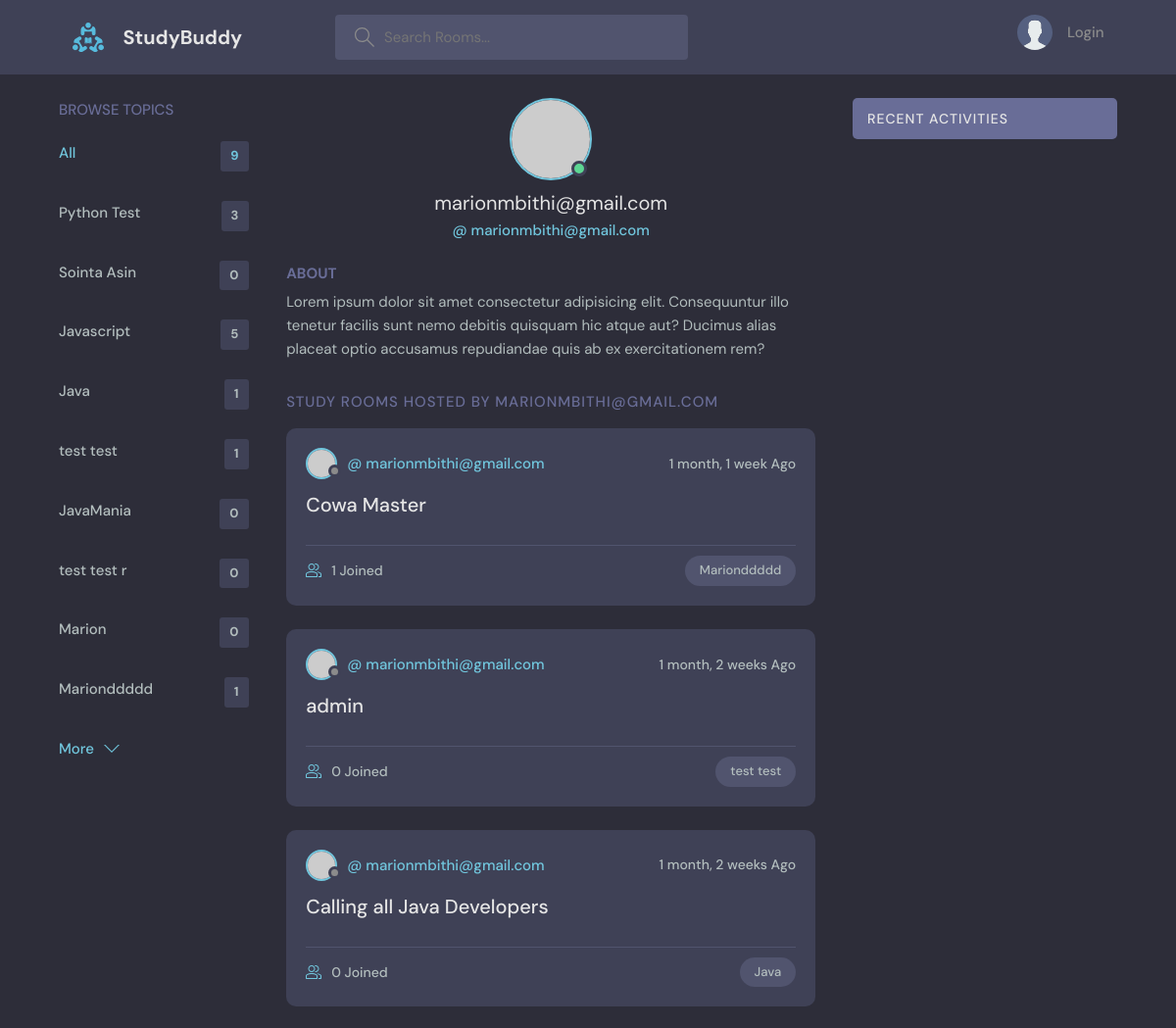
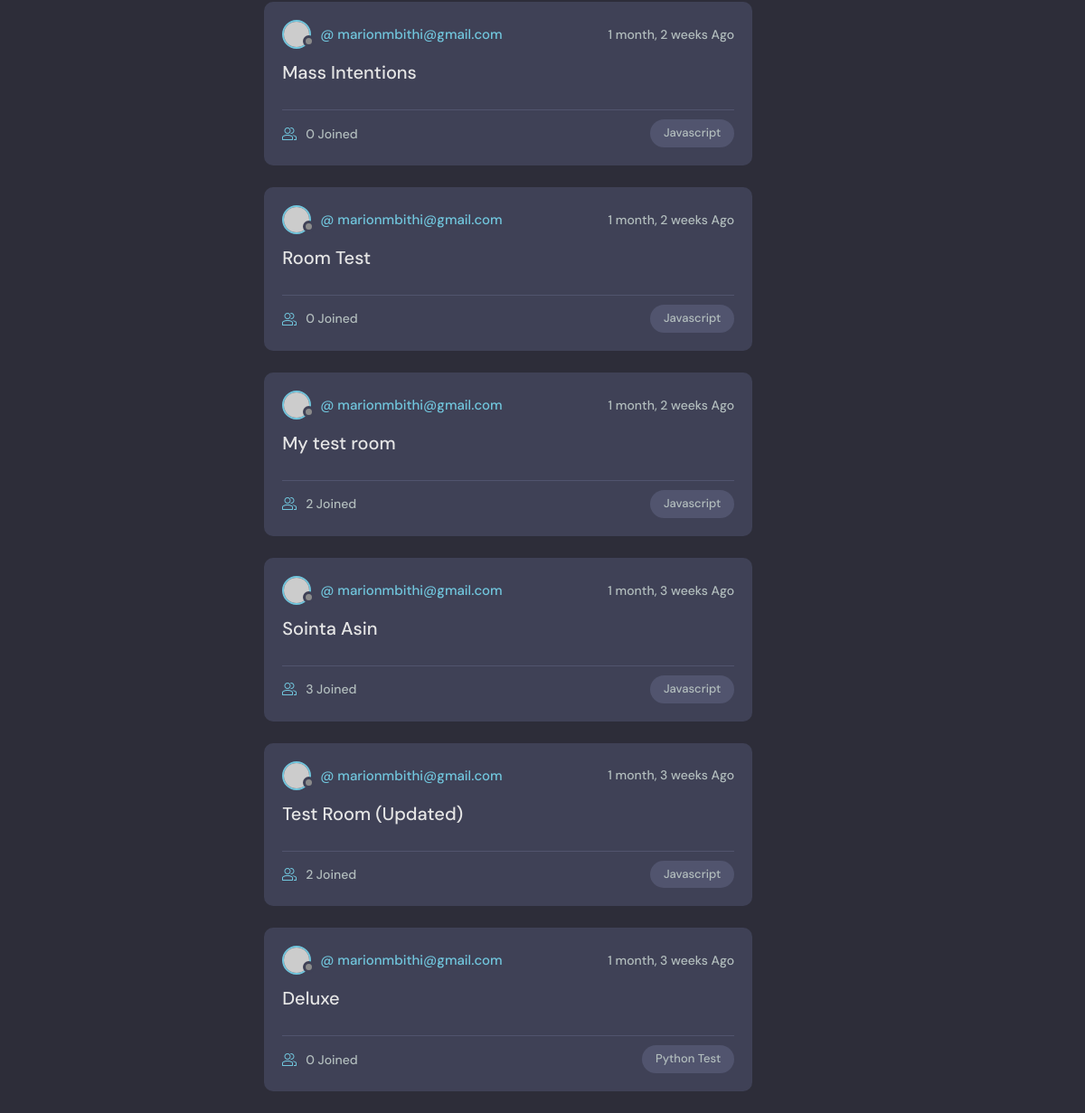
Screenshot of /user-profile/1/ with the database file from the repository (2 pictures, top to bottom).
### base/models.py (models this page shows, shortened)
class Topic(models.Model):
    name = models.CharField(max_length=200)

class Room(models.Model):
    host = models.ForeignKey(User, on_delete=models.SET_NULL, null=True)
    topic = models.ForeignKey(Topic, on_delete=models.SET_NULL, null=True)
    name = models.CharField('Name', max_length=200)
    description = models.TextField(null=True, blank=True)
    participants = models.ManyToManyField(User, related_name='participants', blank=True)
    updated_at = models.DateTimeField(auto_now=True)
    created_at = models.DateTimeField(auto_now_add=True)
    class Meta:
        ordering = ['-updated_at', '-created_at']

### base/views.py (the view)
# urls.py: path('user-profile/<str:pk>/', views.userProfile, name="user-profile"),
def userProfile(request, pk):
    user = User.objects.get(id=pk)
    rooms = user.room_set.all()
    room_message = user.message_set.all()
    topics = Topic.objects.all()
    context = {
        'user': user,
        'rooms': rooms,
        'room_message' : room_message,
        'topics': topics }
    return render(request, 'base/profile.html', context)

### base/templates/base/profile.html (shortened to what this page needs)
{% extends 'main.html' %}
{% block content %}
<main class="profile-page layout layout--3">
  <div class="container">
    {% include 'base/topics_component.html' %}
    <div class="roomList">
      <div class="profile">
        <div class="profile__avatar">
          <div class="avatar avatar--large active">
            <img src="https://randomuser.me/api/portraits/men/11.jpg" />
          </div>
        </div>
        <div class="profile__info">
          <h3>{{user.username}}</h3>
          <p>@ {{user.username}}</p>
        </div>
        <div class="profile__about">
          <h3>About</h3>
          <p>
            Lorem ipsum dolor sit amet consectetur adipisicing elit. Consequuntur illo tenetur
            facilis sunt nemo debitis quisquam hic atque aut? Ducimus alias placeat optio
            accusamus repudiandae quis ab ex exercitationem rem?
          </p>
        </div>
      </div>
      <div class="roomList__header">
        <div>
          <h2>Study Rooms Hosted by {{user.username}}</h2>
        </div>
      </div>
      {% include 'base/feed_component.html' %}
    </div>
    <div class="activities">
      <div class="activities__header">
        <h2>Recent Activities</h2>
      </div>
    </div>
  </div>
</main>
{% endblock content %}

### base/templates/base/topics_component.html
  <div class="topics">
    <div class="topics__header">
      <h2>Browse Topics</h2>
    </div>
    <ul class="topics__list">
      <li>
        <a href="{% url 'home' %}" class="active">All <span>{{topics.count}}</span></a>
      </li>
      {% for topic in topics %}
      <li>
        <a href="{% url 'home' %}?q={{topic.name}}">{{topic.name}} <span>{{topic.room_set.all.count}}</span></a>
      </li>
      {% endfor %}
    </ul>
    <a class="btn btn--link" href="{% url 'topics' %}">
      More
      <svg version="1.1" xmlns="http://www.w3.org/2000/svg" width="32" height="32" viewBox="0 0 32 32">
        <title>chevron-down</title>
        <path d="M16 21l-13-13h-3l16 16 16-16h-3l-13 13z"></path>
      </svg>
    </a>
</div>

### base/templates/base/feed_component.html (shortened to what this page needs)
{% for room in rooms %}
<div class="roomListRoom">
    <div class="roomListRoom__header">
      <a href="{% url 'user-profile' room.host.id %}" class="roomListRoom__author">
        <div class="avatar avatar--small">
          <img src="https://randomuser.me/api/portraits/women/11.jpg" />
        </div>
        <span>@ {{ room.host.username }}</span>
      </a>
      <div class="roomListRoom__actions">
        <span>{{room.created_at|timesince}} Ago</span>
      </div>
    </div>
    <div class="roomListRoom__content">
      <a href="{% url 'room' room.id %}">{{room.name}}</a>
    </div>
    <div class="roomListRoom__meta">
      <a href="{% url 'room' room.id %}" class="roomListRoom__joined">
        {{room.participants.all.count}} Joined
      </a>
      <p class="roomListRoom__topic">{{room.topic.name}}</p>
    </div>
</div>
{% endfor %}

### rows the page displays
Topic: name "Python Test", room_set.all.count "3"
Topic: name "Sointa Asin", room_set.all.count "0"
Topic: name "Javascript", room_set.all.count "5"
Topic: name "Java", room_set.all.count "1"
Topic: name "test test", room_set.all.count "1"
Topic: name "JavaMania", room_set.all.count "0"
Topic: name "test test r", room_set.all.count "0"
Topic: name "Marion", room_set.all.count "0"
Topic: name "Marionddddd", room_set.all.count "1"
Room: host.username "marionmbithi@gmail.com", created_at "1 month, 1 week", name "Cowa Master", participants.all.count "1", topic.name "Marionddddd"
Room: host.username "marionmbithi@gmail.com", created_at "1 month, 2 weeks", name "admin", participants.all.count "0", topic.name "test test"
Room: host.username "marionmbithi@gmail.com", created_at "1 month, 2 weeks", name "Calling all Java Developers", participants.all.count "0", topic.name "Java"
Room: host.username "marionmbithi@gmail.com", created_at "1 month, 2 weeks", name "Mass Intentions", participants.all.count "0", topic.name "Javascript"
Room: host.username "marionmbithi@gmail.com", created_at "1 month, 2 weeks", name "Room Test", participants.all.count "0", topic.name "Javascript"
Room: host.username "marionmbithi@gmail.com", created_at "1 month, 2 weeks", name "My test room", participants.all.count "2", topic.name "Javascript"
Room: host.username "marionmbithi@gmail.com", created_at "1 month, 3 weeks", name "Sointa Asin", participants.all.count "3", topic.name "Javascript"
Room: host.username "marionmbithi@gmail.com", created_at "1 month, 3 weeks", name "Test Room (Updated)", participants.all.count "2", topic.name "Javascript"
Room: host.username "marionmbithi@gmail.com", created_at "1 month, 3 weeks", name "Deluxe", participants.all.count "0", topic.name "Python Test"

### other values shown
{{ topics.count }} "9"
{{ user.username }} "marionmbithi@gmail.com"
{{ user.username }} "MARIONMBITHI@GMAIL.COM"
